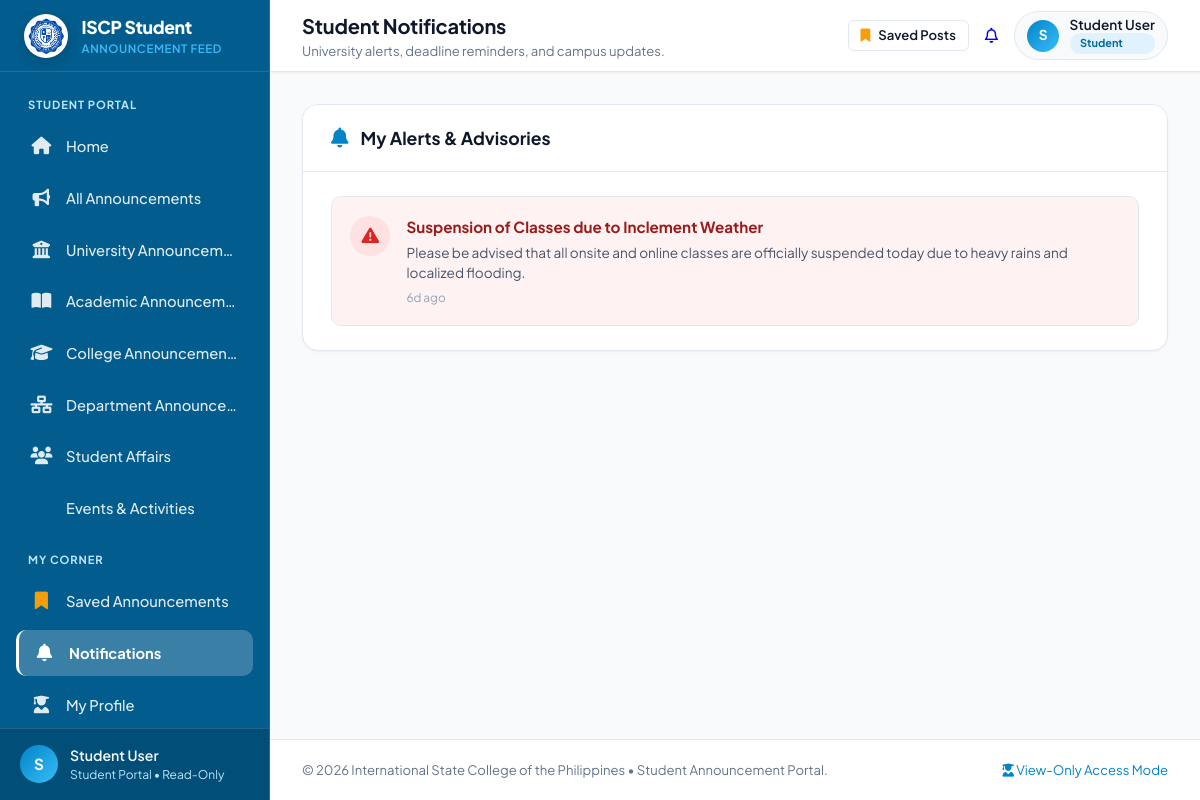
The page /student/notifications.php on the database its author committed.
### tables this page shows
CREATE TABLE IF NOT EXISTS `announcements` (
    `id` INT AUTO_INCREMENT PRIMARY KEY,
    `title` VARCHAR(255) NOT NULL,
    `slug` VARCHAR(255) DEFAULT NULL,
    `summary` VARCHAR(350) DEFAULT NULL,
    `content` TEXT NOT NULL,
    `category` VARCHAR(100) NOT NULL,
    `category_id` INT DEFAULT NULL,
    `image_path` VARCHAR(255) DEFAULT NULL,
    `created_by` INT NOT NULL,
    `author_name` VARCHAR(100) DEFAULT NULL,
    `status` ENUM('pending', 'approved', 'rejected') NOT NULL DEFAULT 'pending',
    `rejection_reason` TEXT DEFAULT NULL,
    `reviewed_by` INT DEFAULT NULL,
    `reviewed_at` DATETIME DEFAULT NULL,
    `target_audience` ENUM('All', 'Students', 'Faculty', 'Parents') DEFAULT 'All',
    `is_urgent` TINYINT(1) DEFAULT 0,
    `is_pinned` TINYINT(1) DEFAULT 0,
    `views_count` INT DEFAULT 0,
    `created_at` TIMESTAMP DEFAULT CURRENT_TIMESTAMP,
    `updated_at` TIMESTAMP DEFAULT CURRENT_TIMESTAMP ON UPDATE CURRENT_TIMESTAMP,
    CONSTRAINT `fk_announcements_created_by` FOREIGN KEY (`created_by`) REFERENCES `users`(`id`) ON DELETE CASCADE,
    CONSTRAINT `fk_announcements_reviewed_by` FOREIGN KEY (`reviewed_by`) REFERENCES `users`(`id`) ON DELETE SET NULL,
    CONSTRAINT `fk_announcements_category` FOREIGN KEY (`category_id`) REFERENCES `categories`(`id`) ON DELETE SET NULL
);

### student/includes/auth.php (called while the page is built, shortened)
<?php
function h(?string $string): string {
    return htmlspecialchars((string)($string ?? ''), ENT_QUOTES, 'UTF-8');
}
function time_ago(?string $datetime): string {
    $timestamp = strtotime($datetime);
    $diff = time() - $timestamp;
    if ($diff < 604800) return floor($diff / 86400) . 'd ago';
    return date('M j, Y', $timestamp);
}

### student/notifications.php (the view, shortened to what this page needs)
<?php
require_once __DIR__ . '/includes/auth.php';
$pdo = get_db();
$notifications = [];
if ($pdo) {
    try {
        $stmt = $pdo->query("SELECT * FROM announcements WHERE status IN ('approved', 'published') AND is_urgent = 1 ORDER BY created_at DESC LIMIT 5");
        $notifications = $stmt->fetchAll();
    } catch (Exception $e) {
        $notifications = [];
    }
}
require_once __DIR__ . '/includes/header.php';
?>
<div class="content-card">
    <div class="card-header">
        <div class="card-header-left">
            <i class="fa-solid fa-bell" style="color: var(--primary); font-size: 1.25rem;"></i>
            <h2 class="card-title">My Alerts &amp; Advisories</h2>
        </div>
    </div>
    <div class="card-body">
        <?php if (empty($notifications)): ?>
            <div class="empty-state">
                <div class="empty-state-icon"><i class="fa-regular fa-bell-slash"></i></div>
                <h3 class="empty-state-title">No notifications</h3>
                <p class="empty-state-desc">You are completely caught up. There are no new announcements or alerts at this time.</p>
            </div>
        <?php else: ?>
            <div style="display: flex; flex-direction: column; gap: 0.85rem;">
                <?php foreach ($notifications as $n): ?>
                    <div style="display: flex; gap: 1rem; align-items: flex-start; padding: 1.15rem; border: 1px solid var(--card-border); border-radius: var(--radius-md); background: #fef2f2;">
                        <div style="width: 40px; height: 40px; border-radius: 9999px; background: #fee2e2; color: #dc2626; display: flex; align-items: center; justify-content: center; font-size: 1.1rem; flex-shrink: 0;">
                            <i class="fa-solid fa-triangle-exclamation"></i>
                        </div>
                        <div>
                            <h4 style="font-size: 0.95rem; font-weight: 700; color: #991b1b; margin: 0 0 0.25rem;"><?= h($n['title']) ?></h4>
                            <p style="font-size: 0.85rem; color: #475569; margin: 0;"><?= h($n['summary'] ?? mb_substr($n['content'], 0, 150)) ?></p>
                            <span style="font-size: 0.74rem; color: #94a3b8; margin-top: 0.35rem; display: block;"><?= h(time_ago($n['created_at'])) ?></span>
                        </div>
                    </div>
                <?php endforeach; ?>
            </div>
        <?php endif; ?>
    </div>
</div>
<?php require_once __DIR__ . '/includes/footer.php'; ?>

### assets/css/admin.css (style rules this page uses)
:root { --primary: #0284c7; --primary-dark: #0369a1; --primary-light: #e0f2fe; --primary-gradient: linear-gradient(135deg, #0284c7 0%, #0369a1 100%); --sidebar-bg: #025c8d; --sidebar-border: rgba(255, 255, 255, 0.12); --sidebar-text: rgba(255, 255, 255, 0.88); --sidebar-text-hover: #ffffff; --sidebar-active-bg: rgba(255, 255, 255, 0.22); --sidebar-active-text: #ffffff; --body-bg: #f8fafc; --card-bg: #ffffff; --card-border: #e2e8f0; --text-main: #0f172a; --text-muted: #64748b; --text-light: #94a3b8; --success: #10b981; --success-light: #d1fae5; --danger: #ef4444; --danger-light: #fee2e2; --warning: #f59e0b; --warning-light: #fef3c7; --info: #3b82f6; --info-light: #dbeafe; --radius-sm: 6px; --radius-md: 10px; --radius-lg: 16px; --radius-full: 9999px; --shadow-sm: 0 1px 2px 0 rgba(0, 0, 0, 0.05); --shadow-md: 0 4px 6px -1px rgba(0, 0, 0, 0.07), 0 2px 4px -2px rgba(0, 0, 0, 0.07); --shadow-lg: 0 10px 15px -3px rgba(0, 0, 0, 0.08), 0 4px 6px -4px rgba(0, 0, 0, 0.04); --shadow-xl: 0 20px 25px -5px rgba(0, 0, 0, 0.1), 0 8px 10px -6px rgba(0, 0, 0, 0.08); --transition: all 0.2s cubic-bezier(0.4, 0, 0.2, 1); }
*, *::before, *::after { box-sizing: border-box; margin: 0; padding: 0; }
body.admin-body { font-family: 'Plus Jakarta Sans', system-ui, -apple-system, sans-serif; background-color: var(--body-bg); color: var(--text-main); line-height: 1.5; font-size: 0.95rem; min-height: 100vh; overflow-x: hidden; }
.content-card { background: var(--card-bg); border: 1px solid var(--card-border); border-radius: var(--radius-lg); box-shadow: var(--shadow-sm); margin-bottom: 2rem; overflow: hidden; }
.card-header { padding: 1.25rem 1.75rem; border-bottom: 1px solid var(--card-border); display: flex; align-items: center; justify-content: space-between; flex-wrap: wrap; gap: 1rem; background: #ffffff; }
.card-header-left { display: flex; align-items: center; gap: 0.75rem; }
.card-title { font-size: 1.1rem; font-weight: 700; color: var(--text-main); }
.card-body { padding: 1.5rem 1.75rem; }

### rows shown on the page
announcements: title "Suspension of Classes due to Inclement Weather", summary "Please be advised that all onsite and online classes are officially suspended today due to heavy rains and localized flooding.", created_at "6d ago"

### other values the page prints
$currentStudent['name'] "Student User"
$page_title "Student Notifications"
$page_subtitle "University alerts, deadline reminders, and campus updates."
